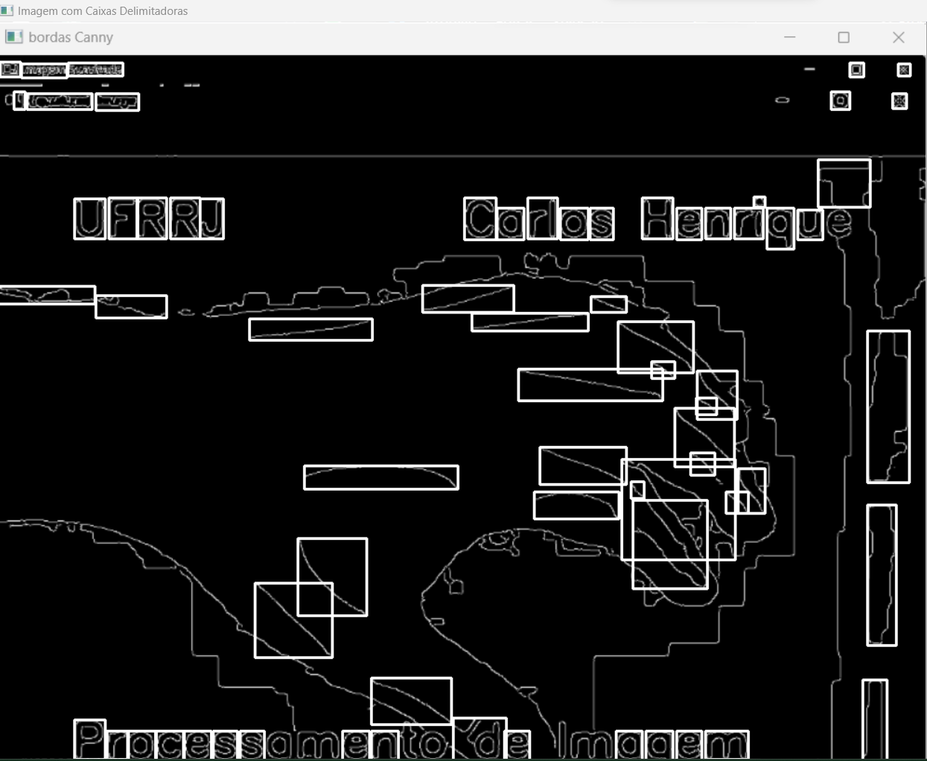
#> input picture Processamento de imagem/caixa_delimitada.png, 927 x 761 px, shrunk from 1245 x 1022 before the run
$ python localizacaodetexto1.py
#> lines starting #> are read from the running program, lines starting #| are printed output that depends on the picture
import cv2
import numpy as np

# Carregar a imagem em tons de cinza
imagem_tons_de_cinza = cv2.imread('caixa_delimitada.png', cv2.IMREAD_GRAYSCALE)
#> imagem_tons_de_cinza: shape (761, 927); min 0, max 255, mean 32.9

# Definir um kernel para a operação de dilatação
kernel = np.ones((3, 3), np.uint8)

# Aplicar dilatação
imagem_dilatada = cv2.dilate(imagem_tons_de_cinza, kernel, iterations=1)
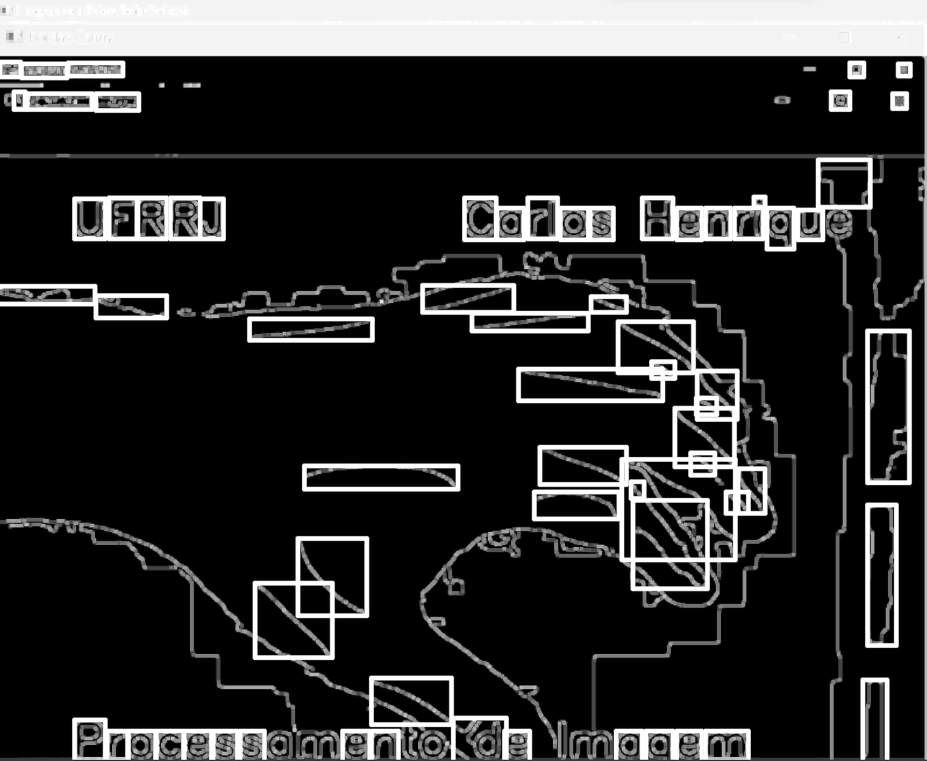
#> imagem_dilatada: shape (761, 927); min 0, max 255, mean 45.4

# Mostrar as imagens
cv2.namedWindow('Imagem Original', cv2.WINDOW_NORMAL)  # Definir a janela como redimensionável
cv2.imshow('Imagem Original', imagem_tons_de_cinza)
cv2.namedWindow('Imagem Dilatada', cv2.WINDOW_NORMAL)  # Definir a janela como redimensionável
cv2.imshow('Imagem Dilatada', imagem_dilatada)

cv2.waitKey(0)
cv2.destroyAllWindows()

$ run again, with Processamento de imagem/Cany_borda.png copied over Processamento de imagem/caixa_delimitada.png
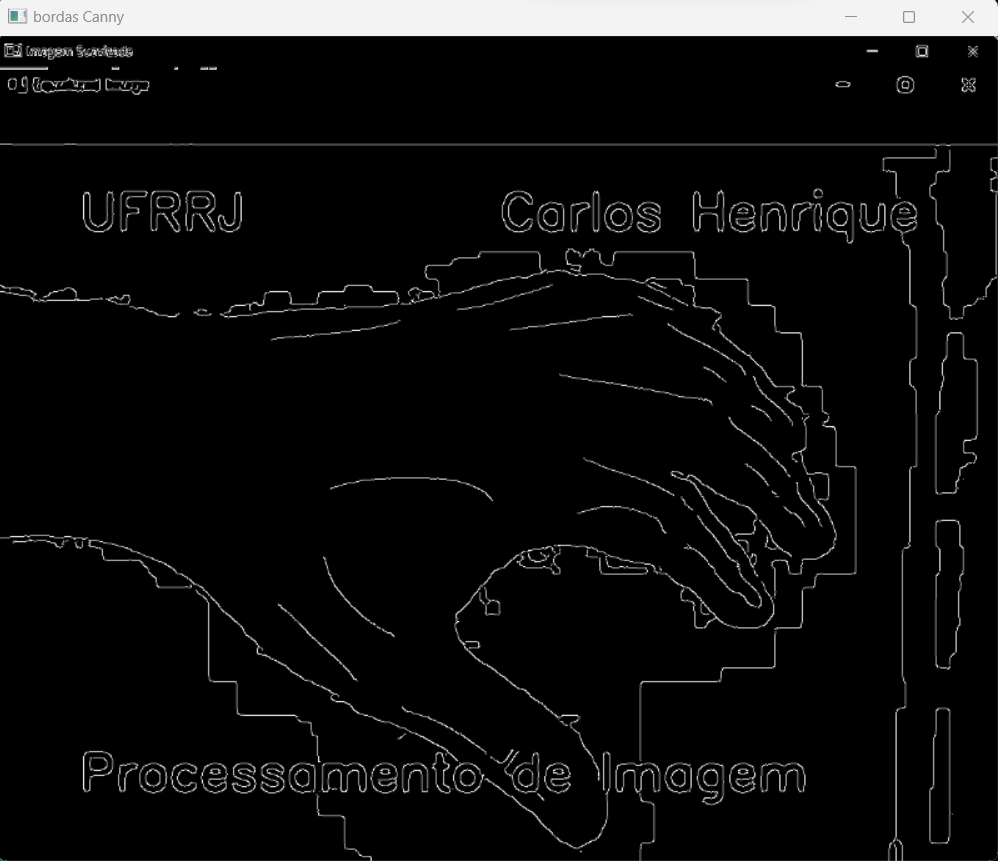
#> input picture Processamento de imagem/Cany_borda.png, 998 x 861 px
#> `imagem_dilatada = cv2.dilate(imagem_tons_de_cinza, kernel, iterations=1)`:
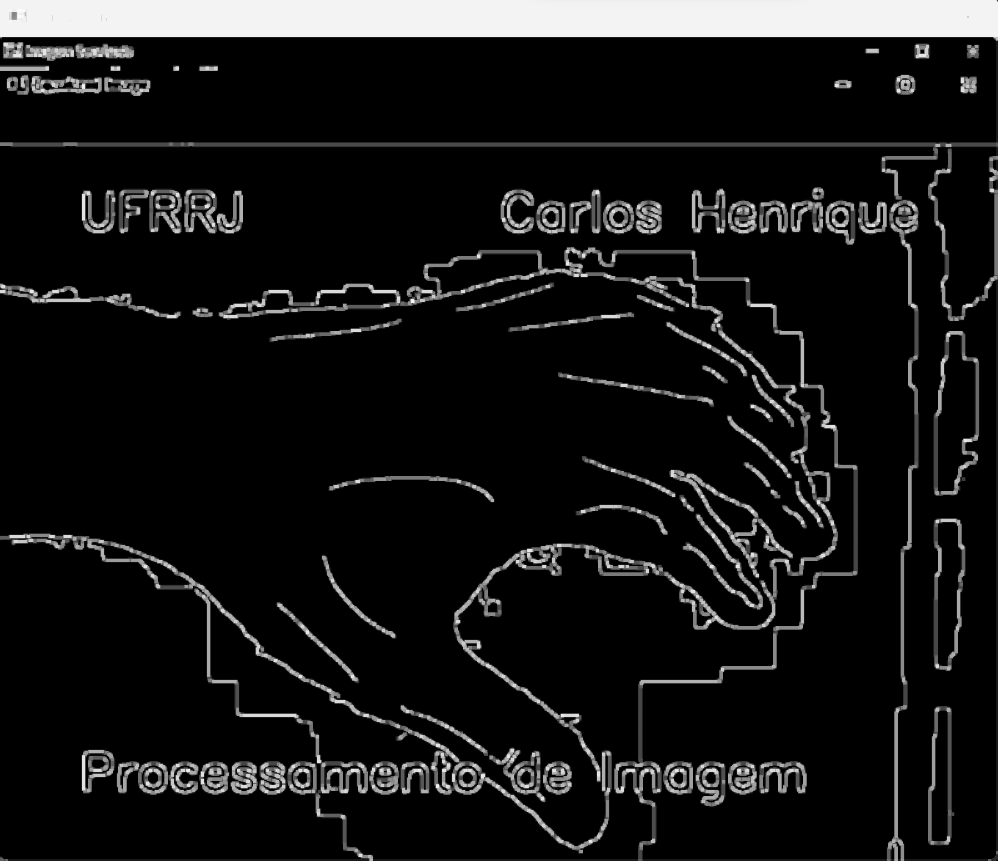
#> imagem_dilatada: shape (861, 998); min 0, max 251, mean 22.9
